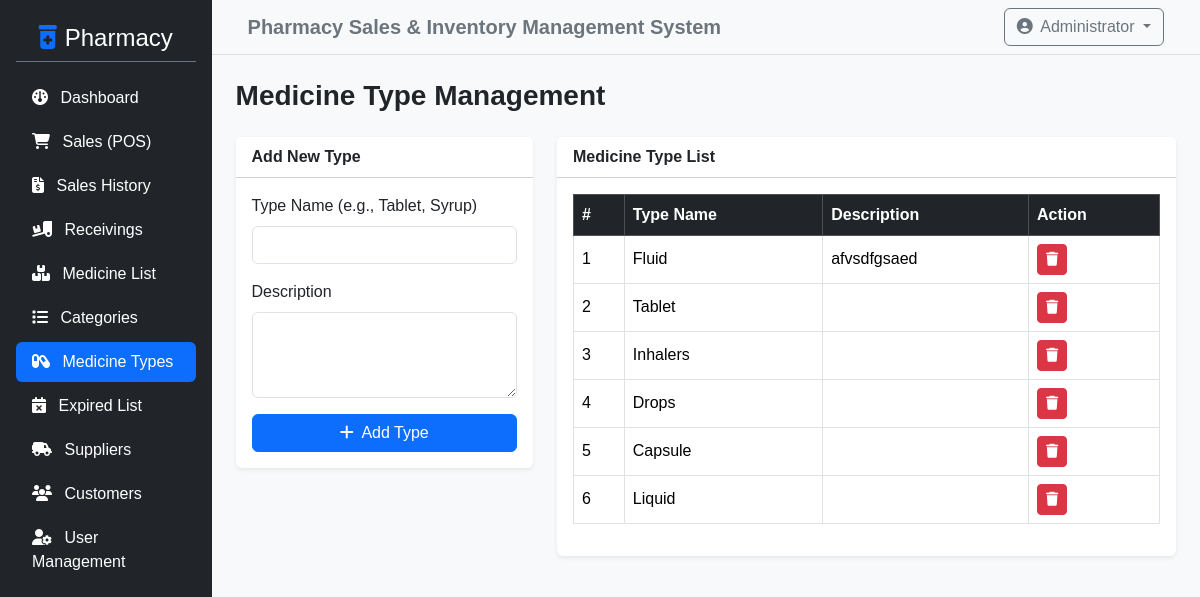
Page /admin/medicine_types.php (signed in) on the committed database.
### tables this page shows
CREATE TABLE `type_list` (
  `id` int NOT NULL,
  `name` text NOT NULL,
  `description` varchar(250) DEFAULT NULL
);

### admin/medicine_types.php (the view, shortened to what this page needs)
<?php
include '../config/db_connect.php';
$result = $conn->query("SELECT * FROM type_list ORDER BY id DESC");
?>
<?php include '../includes/header.php'; ?>
<div class="d-flex">
    <?php include '../includes/sidebar.php'; ?>
    <div class="w-100 bg-light min-vh-100">
        <?php include '../includes/topbar.php'; ?>
        <div class="container-fluid p-4">
            <h3 class="fw-bold mb-4">Medicine Type Management</h3>
            <div class="row">
                <div class="col-md-4 mb-4">
                    <div class="card shadow-sm border-0">
                        <div class="card-header bg-white fw-bold">Add New Type</div>
                        <div class="card-body">
                            <form method="POST" action="">
                                <div class="mb-3">
                                    <label class="form-label">Type Name (e.g., Tablet, Syrup)</label>
                                    <input type="text" name="name" class="form-control" required>
                                </div>
                                <div class="mb-3">
                                    <label class="form-label">Description</label>
                                    <textarea name="description" class="form-control" rows="3"></textarea>
                                </div>
                                <button type="submit" name="add_type" class="btn btn-primary w-100"><i class="fa-solid fa-plus me-1"></i> Add Type</button>
                            </form>
                        </div>
                    </div>
                </div>
                <div class="col-md-8">
                    <div class="card shadow-sm border-0">
                        <div class="card-header bg-white fw-bold">Medicine Type List</div>
                        <div class="card-body">
                            <div class="table-responsive">
                                <table class="table table-bordered table-hover align-middle">
                                    <thead class="table-dark">
                                        <tr>
                                            <th>#</th>
                                            <th>Type Name</th>
                                            <th>Description</th>
                                            <th>Action</th>
                                        </tr>
                                    </thead>
                                    <tbody>
    <?php if ($result->num_rows > 0): ?>
        <?php $i = 1; while ($row = $result->fetch_assoc()): ?>
            <tr>
                <td><?php echo $i++; ?></td>
                <td><?php echo htmlspecialchars($row['name']); ?></td>
                <td><?php echo htmlspecialchars($row['description'] ?? ''); ?></td>
                <td>
                    <a href="delete_type.php?id=<?php echo $row['id']; ?>" class="btn btn-sm btn-danger" onclick="return confirm('Are you sure you want to delete this medicine type?');"><i class="fa-solid fa-trash"></i></a>
                </td>
            </tr>
        <?php endwhile; ?>
    <?php else: ?>
        <tr>
            <td colspan="4" class="text-center text-muted py-4">No medicine types found.</td>
        </tr>
    <?php endif; ?>
</tbody>
                                </table>
                            </div>
                        </div>
                    </div>
                </div>
            </div>
        </div>
    </div>
</div>
<?php include '../includes/footer.php'; ?>

### assets/css/style.css (style rules this page uses)
body { font-family: 'Segoe UI', Tahoma, Geneva, Verdana, sans-serif; background-color: #f8f9fa; }
body { background-color: #f8f9fa; font-family: Arial, sans-serif; }

### rows in the picture
type_list: name "Fluid", description "afvsdfgsaed"
type_list: name "Tablet"
type_list: name "Inhalers"
type_list: name "Drops"
type_list: name "Capsule"
type_list: name "Liquid"
